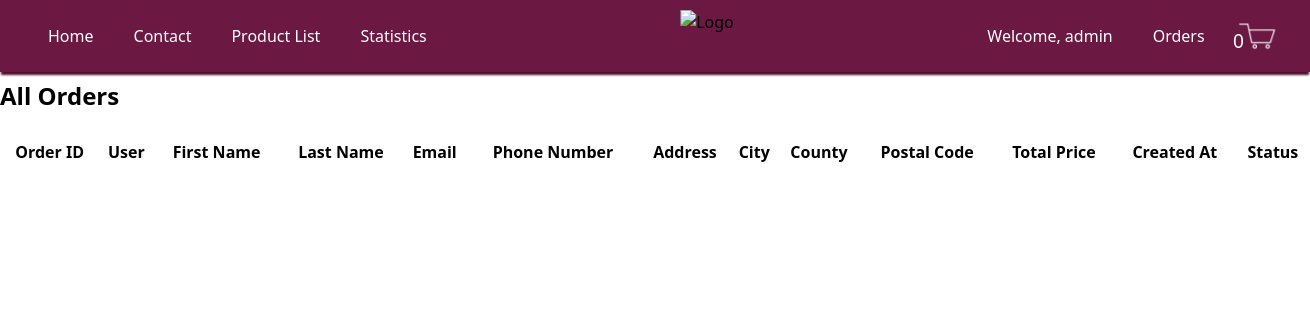
/orders/ (signed in), run on an earlier commit of the app's database.
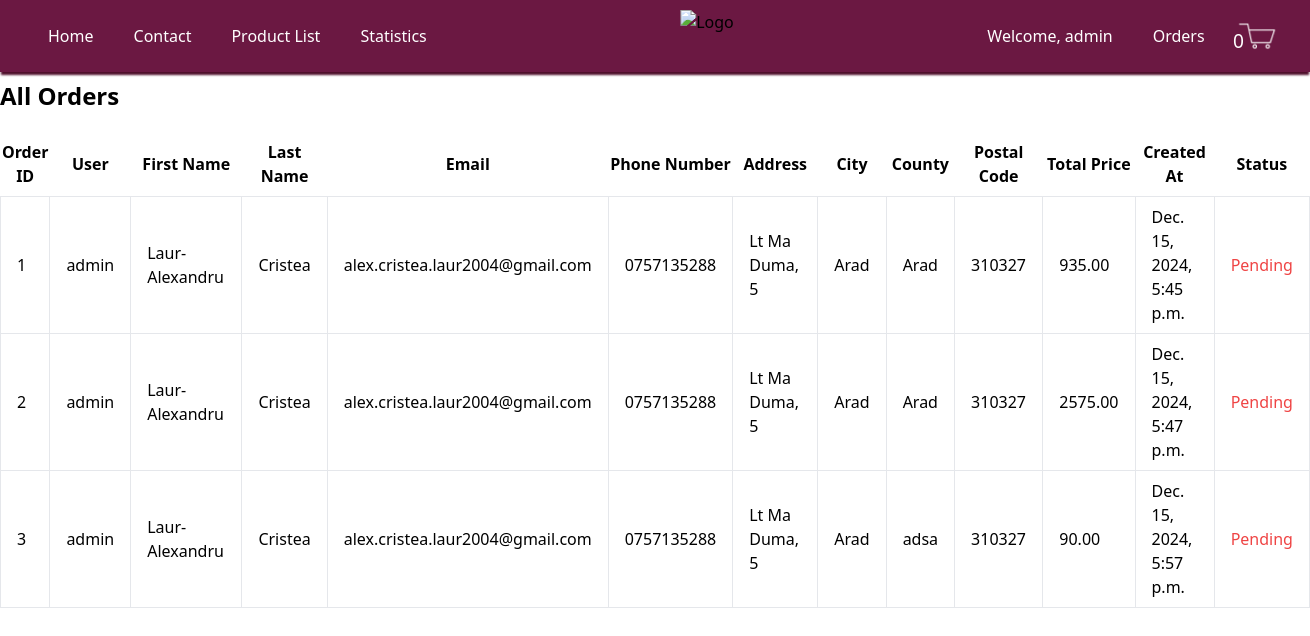
And on a later commit of the database.
### my_app/models.py (models this page shows, shortened)
class Order(models.Model):
    user = models.ForeignKey(User, on_delete=models.CASCADE)
    created_at = models.DateTimeField(default=timezone.now)
    first_name = models.CharField(max_length=30,default='')
    last_name = models.CharField(max_length=30,default='')
    email = models.EmailField(max_length=254, default='')
    phone_number = models.CharField(max_length=15, default='')
    address = models.CharField(max_length=255 , null=True)
    city = models.CharField(max_length=100, null=True)
    county = models.CharField(max_length=100, default='')
    postal_code = models.CharField(max_length=6, null=True)
    total_price = models.DecimalField(max_digits=10, decimal_places=2)
    status = models.CharField(max_length=20, default='Pending')

### my_app/views.py (the view)
# urls.py: path('orders/', views.orders, name='orders'),
@staff_member_required
def orders(request):
    orders = Order.objects.all()
    return render(request, 'my_app/orders.html', {'orders': orders})

### my_app/context_processors.py (called while the page is built)
def cart_item_count(request):
    if request.user.is_authenticated:
        cart_items = CartItem.objects.filter(cart__user=request.user)
        return {'cart_item_count': cart_items.count()}
    return {'cart_item_count': 0}

### templates/my_app/orders.html (shortened to what this page needs)
<!DOCTYPE html>
<html lang="en">
<head>
    <link href="https://cdn.jsdelivr.net/npm/tailwindcss@2.2.19/dist/tailwind.min.css" rel="stylesheet">
</head>
<body>
    {% include 'my_app/header.html' %}
    <div class=" mx-auto content">
        <h1 class="text-2xl font-bold mb-5">All Orders</h1>
        <table class="min-w-full bg-white">
            <thead>
                <tr>
                    <th class="py-2 cursor-pointer" id="order-id-header">Order ID</th>
                    <th class="py-2">User</th>
                    <th class="py-2">First Name</th>
                    <th class="py-2">Last Name</th>
                    <th class="py-2">Email</th>
                    <th class="py-2">Phone Number</th>
                    <th class="py-2">Address</th>
                    <th class="py-2">City</th>
                    <th class="py-2">County</th>
                    <th class="py-2">Postal Code</th>
                    <th class="py-2 cursor-pointer" id="total-price-header">Total Price</th>
                    <th class="py-2">Created At</th>
                    <th class="py-2 cursor-pointer" id="status-header">Status</th>
                </tr>
            </thead>
            <tbody id="orders-body">
                {% for order in orders %}
                <tr>
                    <td class="border px-4 py-2 order-id cursor-pointer" data-order-id="{{ order.id }}">{{ order.id }}</td>
                    <td class="border px-4 py-2">{{ order.user.username }}</td>
                    <td class="border px-4 py-2">{{ order.first_name }}</td>
                    <td class="border px-4 py-2">{{ order.last_name }}</td>
                    <td class="border px-4 py-2">{{ order.email }}</td>
                    <td class="border px-4 py-2">{{ order.phone_number }}</td>
                    <td class="border px-4 py-2">{{ order.address }}</td>
                    <td class="border px-4 py-2">{{ order.city }}</td>
                    <td class="border px-4 py-2">{{ order.county }}</td>
                    <td class="border px-4 py-2">{{ order.postal_code }}</td>
                    <td class="border px-4 py-2">{{ order.total_price }}</td>
                    <td class="border px-4 py-2">{{ order.created_at }}</td>
                    <td class="border px-4 py-2 {% if order.status == 'Pending' %}text-red-500{% elif order.status == 'Done' %}text-green-500{% endif %}">{{ order.status }}</td>
                </tr>
                {% endfor %}
            </tbody>
        </table>
    </div>
</body>
</html>

### templates/my_app/header.html (shortened to what this page needs)
{% load static %}
    <header class="header">
        <div class="links">
            <nav class="flex items-center justify-between relative">
                <div class="hidden lg:flex lg:items-center lg:space-x-10 lg:-ml-20">
                    <a href="/home" title="" class="headerlinks"> Home </a>
                    <a href="/home/contact" title="" class="headerlinks"> Contact </a>
                    <a href="/home/product_list" title="" class="headerlinks"> Product List </a>
                    {% if user.is_staff %}
                        <a href="/home/statistics" title="" class="headerlinks"> Statistics </a>
                    {% endif %}
                </div>
                <div class="absolute left-1/2 transform -translate-x-1/2">
                    <a>
                        <img class="imageheadersize" src="{% static 'images/logo.png' %}" alt="Logo" />
                    </a>
                </div>
                <div class="hidden lg:flex lg:items-center lg:space-x-10 lg:-mr-20">
                    {% if user.is_authenticated %}
                        <span class="headerloggedin">Welcome, {{ user.username }}</span>
                        {% if user.is_staff %}
                            <a href="/orders/" title="" class="headerlinks"> Orders </a>
                        {% endif %}
                        <a href="{% url 'cart_view' %}" class="headerlinks cart-link">
                            <span class="cartlogo"><span class="cart-count">{{ cart_item_count }}</span></span>
                        </a>
                    {% else %}
                        <a href="{% url 'login' %}?next={{ request.path }}" title="" class="headerlinks"> Log in </a>
                        <a href="{% url 'signup' %}?next={{ request.path }}" title="" class="headerlinks"> Sign up </a>
                    {% endif %}
                </div>
            </nav>
        </div>
    </header>

### templates/my_app/orders.html (style rules this page uses)
.content { margin-top: 5rem; }

What changed in the data, as far as the page shows it:
added Order: id "1", user.username "admin", first_name "Laur-Alexandru", last_name "Cristea", email "alex.cristea.laur2004@gmail.com", phone_number "0757135288", address "Lt Ma Duma, 5", city "Arad", county "Arad", postal_code "310327", total_price "935.00", created_at "Dec. 15, 2024, 5:45 p.m.", status "Pending"
added Order: id "2", user.username "admin", first_name "Laur-Alexandru", last_name "Cristea", email "alex.cristea.laur2004@gmail.com", phone_number "0757135288", address "Lt Ma Duma, 5", city "Arad", county "Arad", postal_code "310327", total_price "2575.00", created_at "Dec. 15, 2024, 5:47 p.m.", status "Pending"
added Order: id "3", user.username "admin", first_name "Laur-Alexandru", last_name "Cristea", email "alex.cristea.laur2004@gmail.com", phone_number "0757135288", address "Lt Ma Duma, 5", city "Arad", county "adsa", postal_code "310327", total_price "90.00", created_at "Dec. 15, 2024, 5:57 p.m.", status "Pending"
